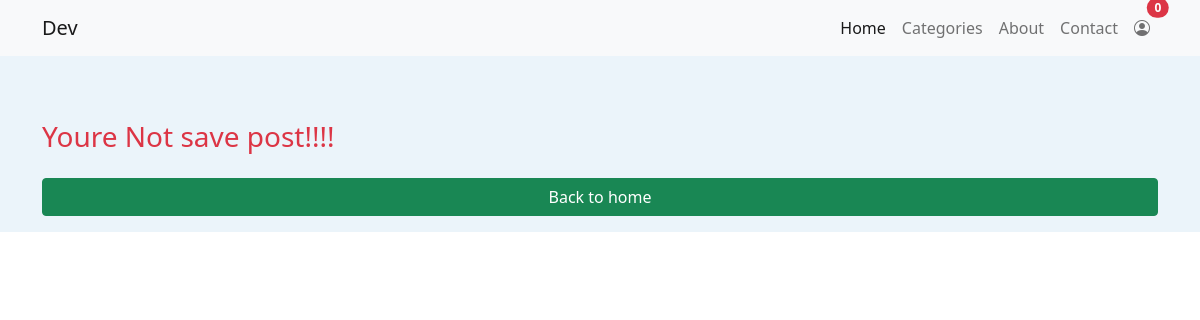
The page /bookmark/ (signed in) on the database as committed earlier.
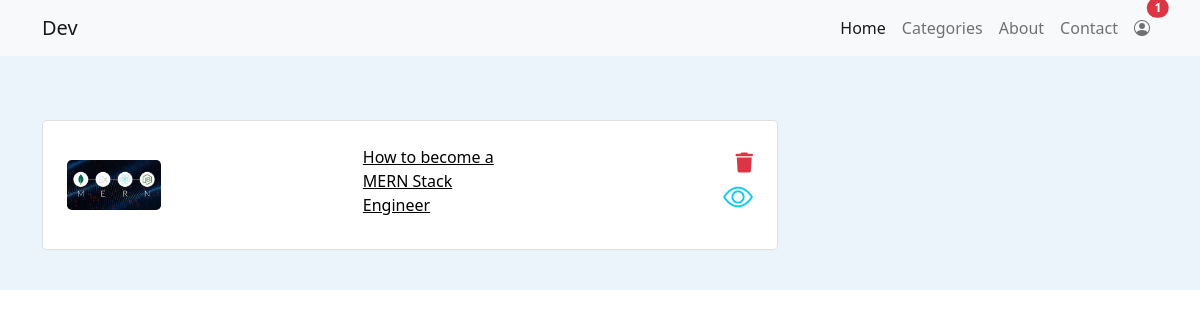
The same page on the database as committed later.
### blog/models.py (models this page shows, shortened)
class Bookmark(models.Model):
    user = models.ForeignKey(User, on_delete=models.CASCADE)
    post = models.ForeignKey(Post, on_delete=models.CASCADE)
    created_at = models.DateTimeField(auto_now_add=True)

class Post(models.Model):
  title = models.CharField(max_length=300)
  image = models.ImageField(upload_to='Post/',default='default.png')
  description = RichTextField()
  sub_category = models.ForeignKey(SubCategory,on_delete=models.CASCADE,blank=True,null=True)
  category = models.ForeignKey(Category,on_delete=models.CASCADE,blank=True,null=True)
  status = models.ForeignKey(Status,on_delete=models.CASCADE,blank=True,null=True)
  slug =AutoSlugField(populate_from='title',unique=True)
  likes = models.IntegerField(default=0,null=True,blank=True)
  comments = models.IntegerField(default=0,null=True,blank=True)
  bookmarks = models.IntegerField(default=0,null=True,blank=True)
  isLike = models.BooleanField(default=False, null=True,blank=True)
  isBookmark = models.BooleanField(default=False, null=True,blank=True)
  video_url = models.URLField(null=True, blank=True)
  tutorial_url = models.URLField(null=True, blank=True)

### blog/views.py (the view)
# urls.py: path('bookmark/', bookmarksCollection, name='bookmark'),
@login_required(login_url='login')
def bookmarksCollection(request):
    bookmarks=Bookmark.objects.filter(user=request.user)
    context={
        'bookmarks': bookmarks
    }
    return render(request,'bookmarks.html',context)

### blog/context_processors.py (called while the page is built)
def category(request):
    categories = Category.objects.filter(parent_category=None)
    context = {
        'categories':categories
    }
    return context

### blog/templatetags/bookmark_count.py (called while the page is built)
@register.filter()
def bookmark_count(user):
  if user.is_authenticated:
    bookmark_count = Bookmark.objects.filter(user=user).count()
    return bookmark_count
  else:
    return 0

### blog/templates/bookmarks.html
{% extends "base.html" %}
{% block content %}
<section>
  <div class="container mt-5">
    {% if bookmarks %}
    <div class="row mt-4">
      <div class="col-md-8">
        {% for p in bookmarks %}
        <div class="card rounded-3 mb-4">
          <div class="card-body p-4">
            <div class="row d-flex justify-content-between align-items-center">
              <div class="col-md-2 col-lg-2 col-xl-2">
                <a href="{% url 'postDetails' p.post.slug  %}">
                  <img
                  src="/media/{{p.post.image}}"
                  class="img-fluid rounded-3"
                  alt=""
                />
                </a>
              </div>
              <div class="col-md-3 col-lg-3 col-xl-3">
              <a style="color: black" href="{% url 'postDetails' p.post.slug  %}">
                <p class=" mb-2">{{p.post.title}}</p>
              </a>
              </div>
              <div class="col-md-1 col-lg-1 col-xl-1 text-end">
                <a href="{% url 'remove_bookmark' p.pk %}" class="text-danger">
                  <i class="fas fa-trash fa-lg"></i>
                </a>
                <a  href="{% url 'postDetails' p.post.slug  %}" class="text-info ">
                  <i class="bi bi-eye " style="font-size: 30px;"></i>
                </a>
              </div>
            </div>
          </div>
        </div>
        {% endfor %}
</div>
      {% else %}
    <h3 class="text-danger">Youre Not save post!!!!</h3>
    <a href="{% url 'home'  %}">
      <button class="btn btn-success btn-block mt-3 me-2">Back to home</button>
    </a>
    {% endif %}
      </div>
</section>
{% endblock  %}

### blog/templates/base.html (shortened to what this page needs)
{% load static %}
<!DOCTYPE html>
<html lang="en">
  <head>
    <link
      rel="stylesheet"
      href="https://stackpath.bootstrapcdn.com/bootstrap/4.5.2/css/bootstrap.min.css"
    />
    <link
      rel="stylesheet"
      href="https://cdn.jsdelivr.net/npm/bootstrap-icons@1.18.0/font/bootstrap-icons.css"
    />
    <link
      rel="stylesheet"
      href="https://cdnjs.cloudflare.com/ajax/libs/font-awesome/5.15.3/css/all.min.css"
    />
    <link
      rel="stylesheet"
      href="https://cdn.jsdelivr.net/npm/bootstrap-icons@1.3.0/font/bootstrap-icons.css"
    />
    <link rel="stylesheet" href="{% static 'css/styles.css' %}" />
    <link rel="stylesheet" type="text/css" href="https://cdn.jsdelivr.net/npm/toastify-js/src/toastify.min.css">
    <link href="https://stackpath.bootstrapcdn.com/bootstrap/5.1.0/css/bootstrap.min.css" rel="stylesheet">
  </head>
  <body>
    {% load bookmark_count %}
    <nav class="navbar navbar-expand-lg navbar-light bg-light">
      <div class="container">
        <a class="navbar-brand" href="{% url 'home'  %}">Dev</a>
        <div class="collapse navbar-collapse" id="navbarNav">
          <ul class="navbar-nav ml-auto">
            <li class="nav-item active">
              <a class="nav-link" href="{% url 'home'  %}">Home</a>
            </li>
            <li class="nav-item custom-dropdown">
              <a
                class="nav-link"
                href="#"
                id="navbarDropdown"
                role="button"
                data-toggle="dropdown"
                aria-haspopup="true"
                aria-expanded="false"
              >
                Categories
              </a>
            </li>
            <li class="nav-item">
              <a class="nav-link" href="{% url 'about'  %}">About</a>
            </li>
            <li class="nav-item">
              <a class="nav-link" href="{% url 'contact' %}">Contact</a>
            </li>
            {% if user.is_authenticated %}
            <li class="nav-item profile-dropdown position-relative">
              <a
                class="nav-link"
                href="#"
                id="profileDropdown"
                role="button"
                data-toggle="dropdown"
                aria-haspopup="true"
                aria-expanded="false"
              >
                {% if user.profile.image.url %}<img
                  src="{{ user.profile.image.url }}"
                  alt="Profile Picture"
                  class="img-fluid rounded-circle"
                  style="width: 40px; height: 40px"
                />
                <span
                  style="color: #fff"
                  class="position-absolute top-0 start-100 translate-middle badge rounded-pill bg-danger"
                >
                  {{request.user|bookmark_count}}
                </span>
                {% else %}
                <i class="bi bi-person-circle" size="20"></i>
                <span
                  style="color: #fff"
                  class="position-absolute top-0 start-100 translate-middle badge rounded-pill bg-danger"
                >
                  {{request.user|bookmark_count}}
                </span>
                {% endif %}
              </a>
            </li>
            {% else %}
            <li class="nav-item">
              <a class="nav-link" href="{% url 'login' %}">Sign Up</a>
            </li>
            {% endif %}
          </ul>
        </div>
      </div>
    </nav>
    <section class="py-3 w-100 h-100" style="background-color: #ebf4fa">
      {% block content %}{% endblock content %}
    </section>
  </body>
</html>

Rows that differ between the two databases and show on the page:
added Bookmark: post.image (picture), post "How to become a MERN Stack Engineer"
Other text that changed with them:
{{ request.user|bookmark_count }}: "0" → "1"
text no longer shown: "Youre Not save post!!!! Back to home"
